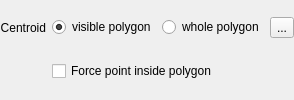
                       <widget class="QFrame" name="mPlacementCentroidFrame">
                        <property name="frameShape">
                         <enum>QFrame::NoFrame</enum>
                        </property>
                        <property name="frameShadow">
                         <enum>QFrame::Raised</enum>
                        </property>
                        <layout class="QGridLayout" name="gridLayout_25">
                         <property name="leftMargin">
                          <number>0</number>
                         </property>
                         <property name="topMargin">
                          <number>0</number>
                         </property>
                         <property name="rightMargin">
                          <number>0</number>
                         </property>
                         <property name="bottomMargin">
                          <number>0</number>
                         </property>
                         <item row="0" column="0">
                          <widget class="QLabel" name="mCentroidLabel">
                           <property name="sizePolicy">
                            <sizepolicy hsizetype="Maximum" vsizetype="Preferred">
                             <horstretch>0</horstretch>
                             <verstretch>0</verstretch>
                            </sizepolicy>
                           </property>
                           <property name="text">
                            <string>Centroid</string>
                           </property>
                           <property name="alignment">
                            <set>Qt::AlignRight|Qt::AlignTrailing|Qt::AlignVCenter</set>
                           </property>
                          </widget>
                         </item>
                         <item row="0" column="1">
                          <widget class="QRadioButton" name="mCentroidRadioVisible">
                           <property name="sizePolicy">
                            <sizepolicy hsizetype="Maximum" vsizetype="Fixed">
                             <horstretch>0</horstretch>
                             <verstretch>0</verstretch>
                            </sizepolicy>
                           </property>
                           <property name="text">
                            <string>visible polygon</string>
                           </property>
                           <property name="checked">
                            <bool>true</bool>
                           </property>
                          </widget>
                         </item>
                         <item row="0" column="2">
                          <widget class="QRadioButton" name="mCentroidRadioWhole">
                           <property name="sizePolicy">
                            <sizepolicy hsizetype="Preferred" vsizetype="Fixed">
                             <horstretch>0</horstretch>
                             <verstretch>0</verstretch>
                            </sizepolicy>
                           </property>
                           <property name="text">
                            <string>whole polygon</string>
                           </property>
                          </widget>
                         </item>
                         <item row="0" column="3">
                          <widget class="QgsDataDefinedButton" name="mCentroidDDBtn">
                           <property name="text">
                            <string>...</string>
                           </property>
                          </widget>
                         </item>
                         <item row="1" column="1" colspan="3">
                          <widget class="QCheckBox" name="mCentroidInsideCheckBox">
                           <property name="text">
                            <string>Force point inside polygon</string>
                           </property>
                          </widget>
                         </item>
                        </layout>
                       </widget>
